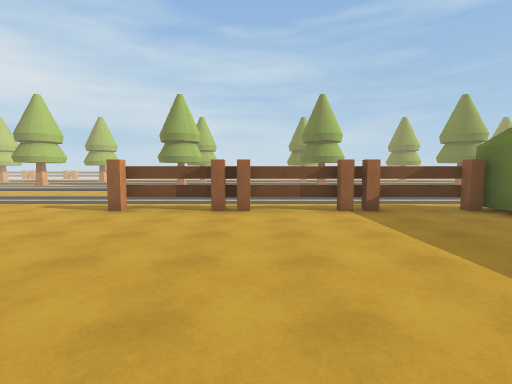
[1] (above)

12 first-person views from a walk through a Unity game level. The camera is 1.5 m above the floor, tilts 4° down and sees 85° across. The floor is counted in squares, 2 m on a side. Each view is taken from the middle of a square. On the plan, view 1 faces up. The plan holds only what a view shows up to about 10 squares ahead; the rest is blank. The place goes on beyond the plan. The player is left out.

[2]
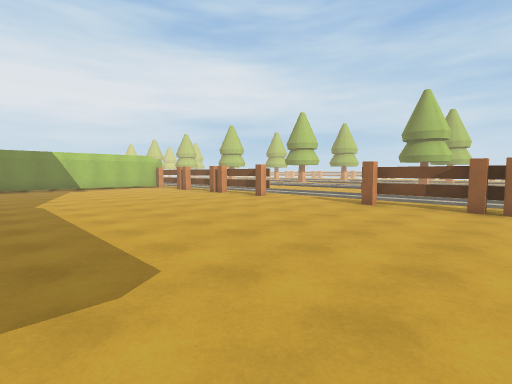

[3]
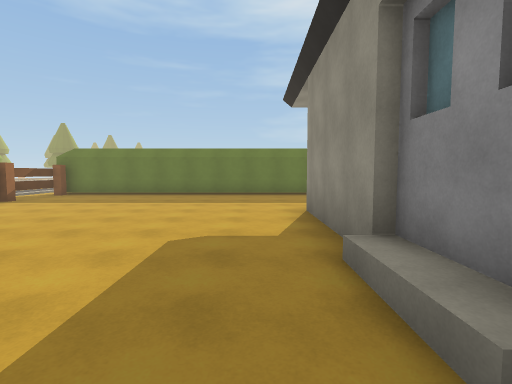

[4]
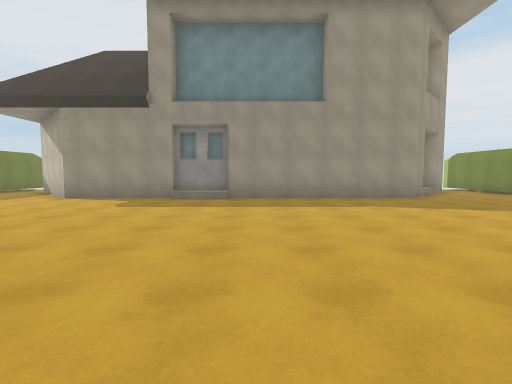

[5]
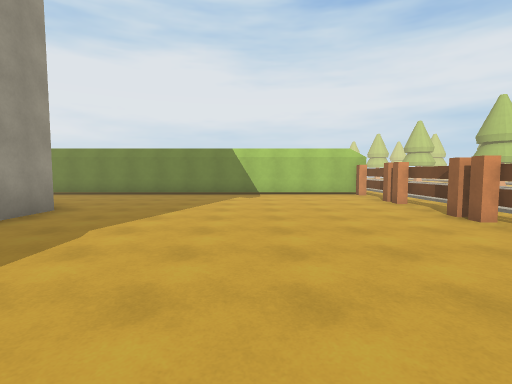

[6]
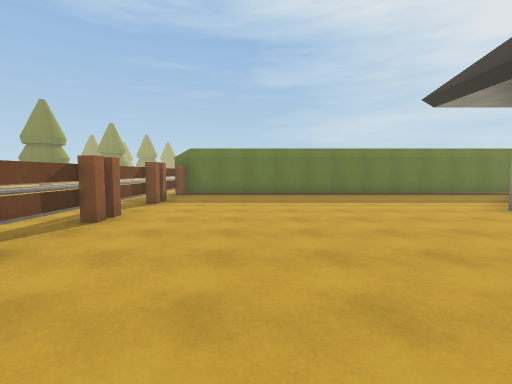

[7]
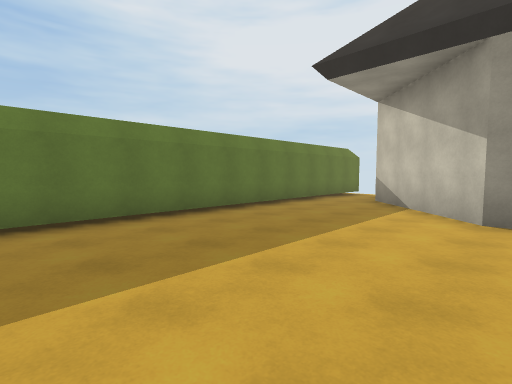

[8]
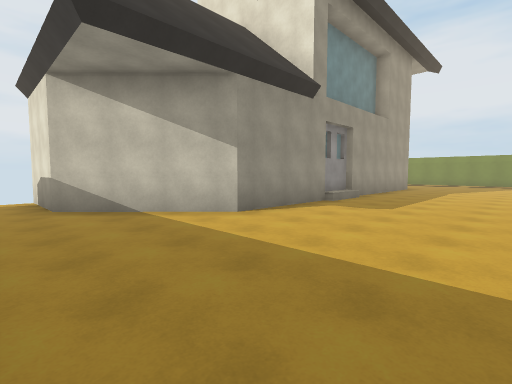

[9]
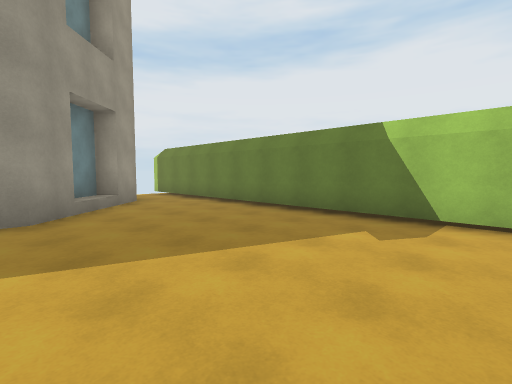

[10]
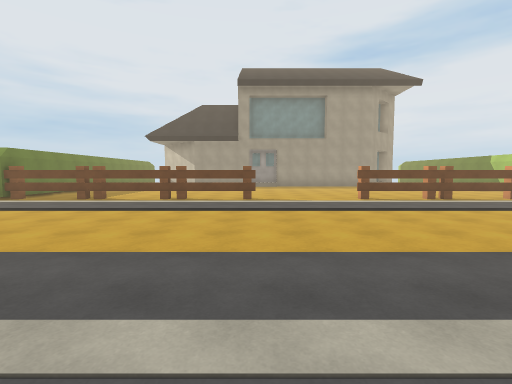

[11]
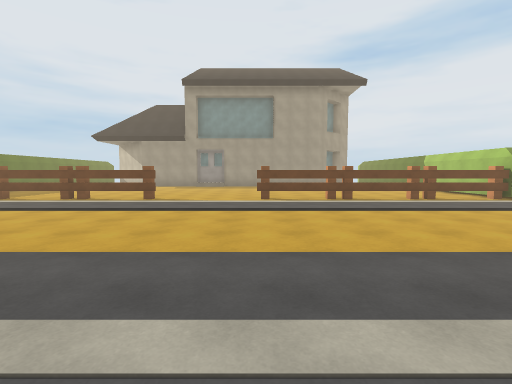

[12]
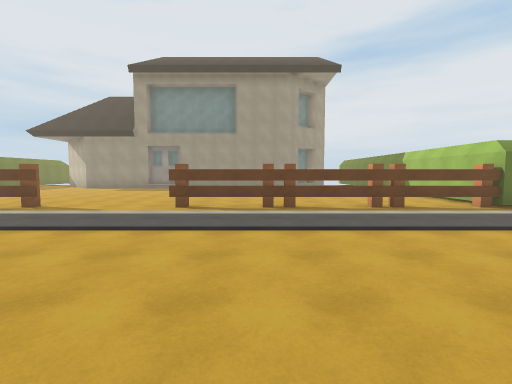

### Floor plan
Key: @ floor where view 1 was taken; # wall or solid block; . main floor; : floor 0.25 m higher than the main floor; + floor 0.5 m higher than the main floor; / step, stairs or slope; T thing the floor can be seen under or through; B building.
Columns run from 14 left of view 1 to 5 right of it. Each row starts with its distance up from view 1.
 14         .  .
 13        ::::::
 12       ........
 11      ..........
 10     ............
  9    ..............
  8   ..................
  7  :::::::::::::::::::
  6 #TTTTTTT....TTTTTTT.
  5 #.................T#
  4 #..................#
  3 #..................#
  2 #..................#
  1 #..................#
  0 #.............@....#
 -1 #..................#
 -2 #....BB#BB/+BBB....#
 -3 #...B     BB   B...#
 -4 #..B            B..#
 -5 #.B              B.#
 -6 #.               B.#
 -7                  B.

Where each view was taken, in squares from view 1:
view 1: 0 up, 0 right, facing up
view 2: 1 down, 0 right, facing up-left
view 3: 1 down, 5 left, facing right
view 4: 6 up, 5 left, facing down
view 5: 2 up, 4 left, facing left
view 6: 3 up, 5 left, facing right
view 7: 3 up, 0 right, facing down-right
view 8: 2 up, 4 right, facing down-left
view 9: 3 up, 9 left, facing down-left
view 10: 14 up, 3 left, facing down
view 11: 14 up, 6 left, facing down
view 12: 12 up, 8 left, facing down
